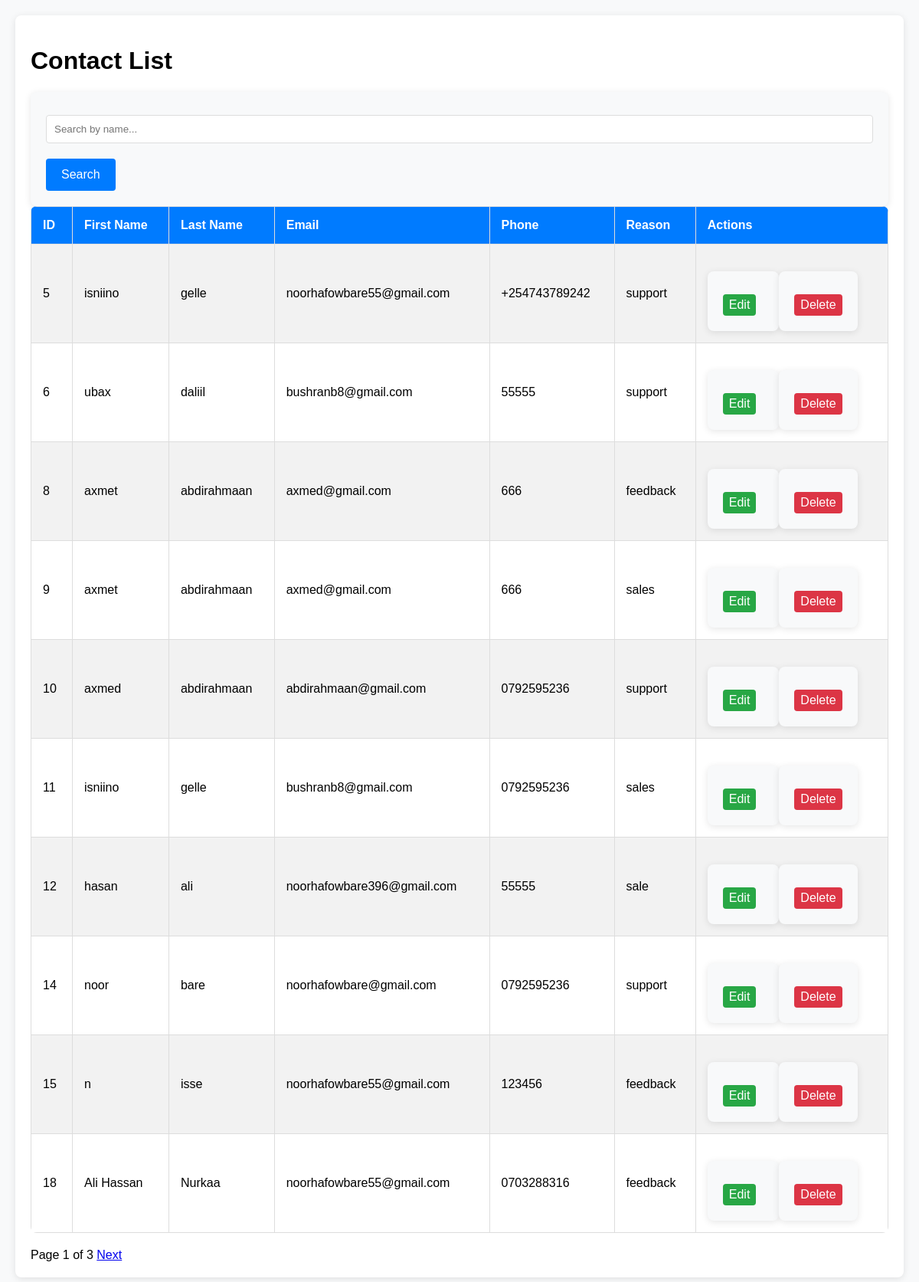
The app's page /admin/contacts with its own data.
### tables this page shows
CREATE TABLE contacts (
                    id INTEGER PRIMARY KEY AUTOINCREMENT,
                    first_name TEXT NOT NULL,
                    last_name TEXT NOT NULL,
                    email TEXT NOT NULL,
                    phone TEXT NOT NULL,
                    reason TEXT NOT NULL
                );

### app.py (the view)
@app.route('/admin/contacts')
def view_contacts():
    search = request.args.get('search', '')
    page = request.args.get('page', 1, type=int)
    per_page = 10
    offset = (page - 1) * per_page
    conn = get_db_connection()
    query = 'SELECT * FROM contacts WHERE first_name LIKE ? OR last_name LIKE ? LIMIT ? OFFSET ?'
    search_param = f"%{search}%"
    contacts = conn.execute(query, (search_param, search_param, per_page, offset)).fetchall()
    total_query = 'SELECT COUNT(*) FROM contacts WHERE first_name LIKE ? OR last_name LIKE ?'
    total = conn.execute(total_query, (search_param, search_param)).fetchone()[0]
    conn.close()
    return render_template('contacts.html', contacts=contacts, page=page, per_page=per_page, total=total)

### app.py (called while the page is built)
def get_db_connection():
    conn = sqlite3.connect('database.db')
    conn.row_factory = sqlite3.Row
    return conn

### templates/contacts.html (shortened to what this page needs)
<!DOCTYPE html>
<html lang="en">
  <head>
    <link
      rel="stylesheet"
      href="{{ url_for('static', filename='css/admin.css') }}"
    />
  </head>
  <body>
    <div class="container">
      <h1>Contact List</h1>
      <div class="search-container">
        <form action="{{ url_for('view_contacts') }}" method="GET">
          <input
            type="text"
            name="search"
            placeholder="Search by name..."
            value="{{ request.args.get('search', '') }}"
          />
          <button type="submit">Search</button>
        </form>
      </div>
      <table>
        <tr>
          <th>ID</th>
          <th>First Name</th>
          <th>Last Name</th>
          <th>Email</th>
          <th>Phone</th>
          <th>Reason</th>
          <th>Actions</th>
        </tr>
        {% for contact in contacts %}
        <tr>
          <td>{{ contact.id }}</td>
          <td>{{ contact.first_name }}</td>
          <td>{{ contact.last_name }}</td>
          <td>{{ contact.email }}</td>
          <td>{{ contact.phone }}</td>
          <td>{{ contact.reason }}</td>
          <td>
            <div class="actions">
              <form
                action="{{ url_for('edit_contact', id=contact.id) }}"
                method="GET"
                style="display: inline"
              >
                <button class="edit" type="submit">Edit</button>
              </form>
              <form
                action="{{ url_for('delete_contact', id=contact.id) }}"
                method="POST"
                style="display: inline"
                onsubmit="return confirm('Are you sure you want to delete this contact?');"
              >
                <button class="delete" type="submit">Delete</button>
              </form>
            </div>
          </td>
        </tr>
        {% endfor %}
      </table>
      <div class="pagination">
        <span
          >Page {{ page }} of {{ (total // per_page) + (1 if total % per_page >
          0 else 0) }}</span
        >
        {% if page < (total // per_page) + (1 if total % per_page > 0 else 0) %}
        <a
          href="{{ url_for('view_contacts', page=page+1, search=request.args.get('search', '')) }}"
          >Next</a
        >
        {% endif %}
      </div>
    </div>
  </body>
</html>

### static/css/admin.css (style rules this page uses)
body { font-family: Arial, sans-serif; background-color: #f8f9fa; margin: 0; padding: 20px; }
.container { max-width: 1200px; margin: 0 auto; padding: 20px; background-color: white; border-radius: 8px; box-shadow: 0 2px 10px rgba(0, 0, 0, 0.1); }
table { width: 100%; border-collapse: collapse; margin-bottom: 20px; background-color: white; border-radius: 8px; overflow: hidden; }
table th, table td { padding: 15px; border: 1px solid #ddd; text-align: left; }
table th { background-color: #007bff; color: white; font-size: 16px; }
table tr:nth-child(even) { background-color: #f2f2f2; }
button.edit { background-color: #28a745; color: white; border: none; padding: 5px 8px; border-radius: 4px; cursor: pointer; margin-right: 10px; }
button.delete { background-color: #dc3545; color: white; border: none; padding: 5px 8px; border-radius: 4px; cursor: pointer; }
.actions { display: flex; justify-content: flex-start; align-items: center; }
form { margin-top: 20px; background-color: #f8f9fa; padding: 20px; border-radius: 8px; box-shadow: 0 2px 10px rgba(0, 0, 0, 0.1); }
form input, form select, form textarea { width: 100%; padding: 10px; margin: 10px 0; border: 1px solid #ddd; border-radius: 4px; box-sizing: border-box; }
form button { background-color: #007bff; color: white; padding: 12px 20px; border: none; border-radius: 4px; cursor: pointer; font-size: 16px; margin-top: 10px; }

### records on screen
contacts: id "5", first_name "isniino", last_name "gelle", email "noorhafowbare55@gmail.com", phone "+254743789242", reason "support"
contacts: id "6", first_name "ubax", last_name "daliil", email "bushranb8@gmail.com", phone "55555", reason "support"
contacts: id "8", first_name "axmet", last_name "abdirahmaan", email "axmed@gmail.com", phone "666", reason "feedback"
contacts: id "9", first_name "axmet", last_name "abdirahmaan", email "axmed@gmail.com", phone "666", reason "sales"
contacts: id "10", first_name "axmed", last_name "abdirahmaan", email "abdirahmaan@gmail.com", phone "0792595236", reason "support"
contacts: id "11", first_name "isniino", last_name "gelle", email "bushranb8@gmail.com", phone "0792595236", reason "sales"
contacts: id "12", first_name "hasan", last_name "ali", email "noorhafowbare396@gmail.com", phone "55555", reason "sale"
contacts: id "14", first_name "noor", last_name "bare", email "noorhafowbare@gmail.com", phone "0792595236", reason "support"
contacts: id "15", first_name "n", last_name "isse", email "noorhafowbare55@gmail.com", phone "123456", reason "feedback"
contacts: id "18", first_name "Ali Hassan", last_name "Nurkaa", email "noorhafowbare55@gmail.com", phone "0703288316", reason "feedback"

### other values on screen
{{ page }} "1"
{{ (total // per_page) + (1 if total % per_page >
          0 else 0) }} "3"
